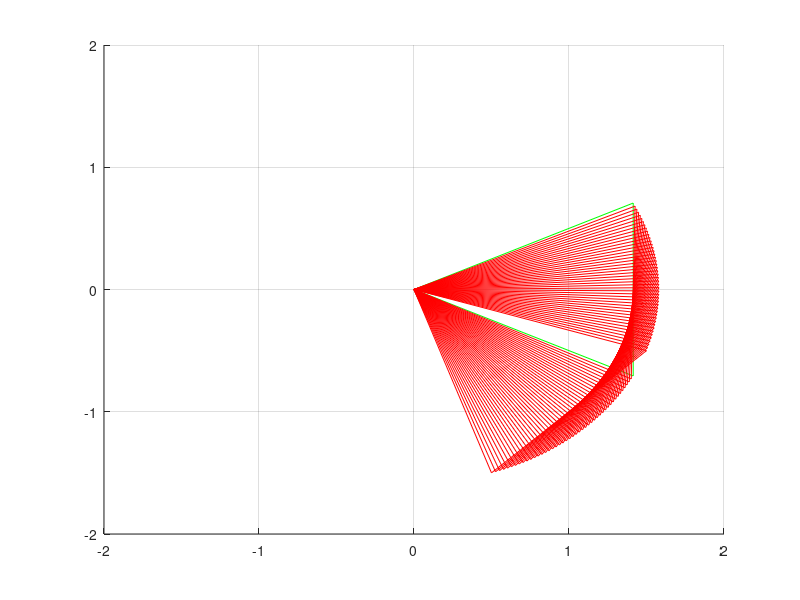

The MATLAB source for this figure:
   x=1;y=1;S=1;
    hold on
    grid on
    r = sqrt(x^2+y^2);
    
    
    a = 2*S/r;
    A = [0, 0];
    B = [r a/2];
    C = [r -a/2];
    
    plot([A(1) B(1) C(1) A(1)], [A(2) B(2) C(2) A(2)], 'g')
    
%     theta =  atan(y/x);
%     trM = [cos(theta) sin(theta); -sin(theta) cos(theta)];
for i=1:45
    
    theta = i;
    
    trM = [cosd(theta) sind(theta); -sind(theta) cosd(theta)];
    
    An = trM * A';
    Bn = trM * B';
    Cn = trM * C';
    
%     tform = affine2d([cosd(theta) -sind(theta) 0; sind(theta) cosd(theta) 0; 0 0 1]);
%     A = transformPointsForward(tform,A);
%     B = transformPointsForward(tform,B);
%     C = transformPointsForward(tform,C);
    
   plot([An(1) Bn(1) Cn(1) An(1)], [An(2) Bn(2) Cn(2) An(2)], 'r')
% plot([An(1) Bn(1)], [An(1) Bn(2)], 'r')
   pause(0.1)
   axis([-2 2 -2 2])
end